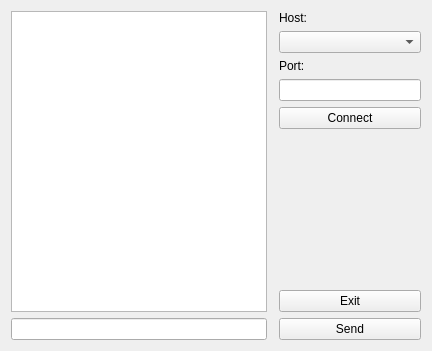
<?xml version="1.0" encoding="UTF-8"?>
<ui version="4.0">
 <class>MainWindow</class>
 <widget class="QMainWindow" name="MainWindow">
  <property name="geometry">
   <rect>
    <x>0</x>
    <y>0</y>
    <width>432</width>
    <height>351</height>
   </rect>
  </property>
  <property name="windowTitle">
   <string>MainWindow</string>
  </property>
  <widget class="QWidget" name="centralWidget">
   <layout class="QGridLayout" name="gridLayout">
    <item row="9" column="0">
     <layout class="QHBoxLayout" name="horizontalLayout">
      <property name="spacing">
       <number>12</number>
      </property>
      <item>
       <layout class="QVBoxLayout" name="verticalLayout">
        <item>
         <widget class="QTextEdit" name="chatTextEdit"/>
        </item>
        <item>
         <widget class="QLineEdit" name="messegeLineEdit"/>
        </item>
       </layout>
      </item>
      <item>
       <layout class="QVBoxLayout" name="verticalLayout_2" stretch="0,0,0,0,0,0,0,0">
        <property name="sizeConstraint">
         <enum>QLayout::SetDefaultConstraint</enum>
        </property>
        <property name="leftMargin">
         <number>0</number>
        </property>
        <item>
         <widget class="QLabel" name="hostLabel">
          <property name="text">
           <string>Host: </string>
          </property>
         </widget>
        </item>
        <item>
         <widget class="QComboBox" name="hostComboBox"/>
        </item>
        <item>
         <widget class="QLabel" name="portLabel">
          <property name="text">
           <string>Port: </string>
          </property>
         </widget>
        </item>
        <item>
         <widget class="QLineEdit" name="portLineEdit"/>
        </item>
        <item>
         <widget class="QPushButton" name="connectButton">
          <property name="text">
           <string>Connect</string>
          </property>
         </widget>
        </item>
        <item>
         <spacer name="verticalSpacer">
          <property name="orientation">
           <enum>Qt::Vertical</enum>
          </property>
          <property name="sizeHint" stdset="0">
           <size>
            <width>20</width>
            <height>40</height>
           </size>
          </property>
         </spacer>
        </item>
        <item>
         <widget class="QPushButton" name="exitButton">
          <property name="text">
           <string>Exit</string>
          </property>
         </widget>
        </item>
        <item>
         <widget class="QPushButton" name="sendButton">
          <property name="text">
           <string>Send</string>
          </property>
         </widget>
        </item>
       </layout>
      </item>
     </layout>
    </item>
   </layout>
  </widget>
 </widget>
 <layoutdefault spacing="6" margin="11"/>
 <resources/>
 <connections/>
</ui>
